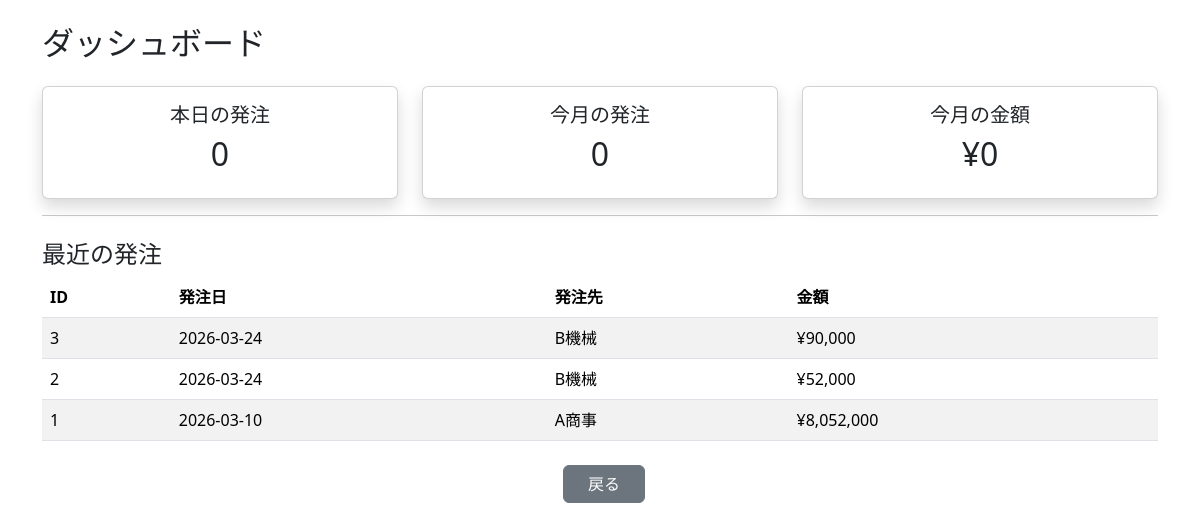
Page /dashboard/dashboard.php (signed in) on the committed database.
### tables this page shows
CREATE TABLE `orders` (
  `id` int(11) NOT NULL,
  `order_date` date NOT NULL,
  `supplier_id` int(11) DEFAULT NULL,
  `user_id` int(11) DEFAULT NULL,
  `total_price` int(11) DEFAULT NULL,
  `mail_sent` tinyint(4) DEFAULT 0,
  `created_at` datetime NOT NULL
);

CREATE TABLE `suppliers` (
  `id` int(11) NOT NULL,
  `company_name` varchar(255) NOT NULL,
  `contact_name` varchar(255) DEFAULT NULL,
  `email` varchar(255) NOT NULL,
  `phone` varchar(50) DEFAULT NULL,
  `memo` text DEFAULT NULL,
  `created_at` datetime NOT NULL
);

### config/function.php (called while the page is built, shortened)
<?php
function h($str)
{
    return htmlspecialchars($str, ENT_QUOTES, 'UTF-8');
}

### dashboard/dashboard.php (the view, shortened to what this page needs)
<?php
require_once __DIR__ . "/../config/function.php";
$db = db_connect();
$sql = "SELECT COUNT(*)
        FROM orders
        WHERE DATE(order_date) = CURDATE()";
$today_orders = $db->query($sql)->fetchColumn();
$sql = "SELECT COUNT(*)
        FROM orders
        WHERE DATE_FORMAT(order_date,'%Y-%m') = DATE_FORMAT(NOW(),'%Y-%m')";
$month_orders = $db->query($sql)->fetchColumn();
$sql = "SELECT SUM(total_price)
        FROM orders
        WHERE DATE_FORMAT(order_date,'%Y-%m') = DATE_FORMAT(NOW(),'%Y-%m')";
$month_total = $db->query($sql)->fetchColumn();
$sql = "SELECT
        orders.id,
        orders.order_date,
        suppliers.company_name,
        orders.total_price
        FROM orders
        INNER JOIN suppliers
        ON suppliers.id = orders.supplier_id
        ORDER BY orders.id DESC
        LIMIT 5";
$recent_orders = $db->query($sql)->fetchAll(PDO::FETCH_ASSOC);
?>
<?php include __DIR__ . "/../config/page_head.php"; ?>
<body>
    <main class="container mt-4">
        <h2>ダッシュボード</h2>
        <div class="row mt-4">
            <div class="col-md-4">
                <div class="card text-center shadow">
                    <div class="card-body">
                        <h5>本日の発注</h5>
                        <h2><?= $today_orders ?></h2>
                    </div>
                </div>
            </div>
            <div class="col-md-4">
                <div class="card text-center shadow">
                    <div class="card-body">
                        <h5>今月の発注</h5>
                        <h2><?= $month_orders ?></h2>
                    </div>
                </div>
            </div>
            <div class="col-md-4">
                <div class="card text-center shadow">
                    <div class="card-body">
                        <h5>今月の金額</h5>
                        <h2>¥<?= number_format($month_total) ?></h2>
                    </div>
                </div>
            </div>
        </div>
        <hr>
        <h4 class="mt-4">最近の発注</h4>
        <table class="table table-striped">
            <thead>
                <tr>
                    <th>ID</th>
                    <th>発注日</th>
                    <th>発注先</th>
                    <th>金額</th>
                </tr>
            </thead>
            <tbody>
                <?php foreach ($recent_orders as $o): ?>
                    <tr>
                        <td><?= $o["id"] ?></td>
                        <td><?= $o["order_date"] ?></td>
                        <td><?= h($o["company_name"]) ?></td>
                        <td>¥<?= number_format($o["total_price"]) ?></td>
                    </tr>
                <?php endforeach; ?>
            </tbody>
        </table>
        <div class="text-center mt-4">
            <a href="./../index.php" class="btn btn-secondary px-4 ms-2">
                戻る
            </a>
        </div>
    </main>
</body>

### rows in the picture
orders: id "3", order_date "2026-03-24", supplier.company_name "B機械", total_price "90,000"
orders: id "2", order_date "2026-03-24", supplier.company_name "B機械", total_price "52,000"
orders: id "1", order_date "2026-03-10", supplier.company_name "A商事", total_price "8,052,000"

### other values in the picture
$today_orders "0"
$month_orders "0"
$month_total "0"
